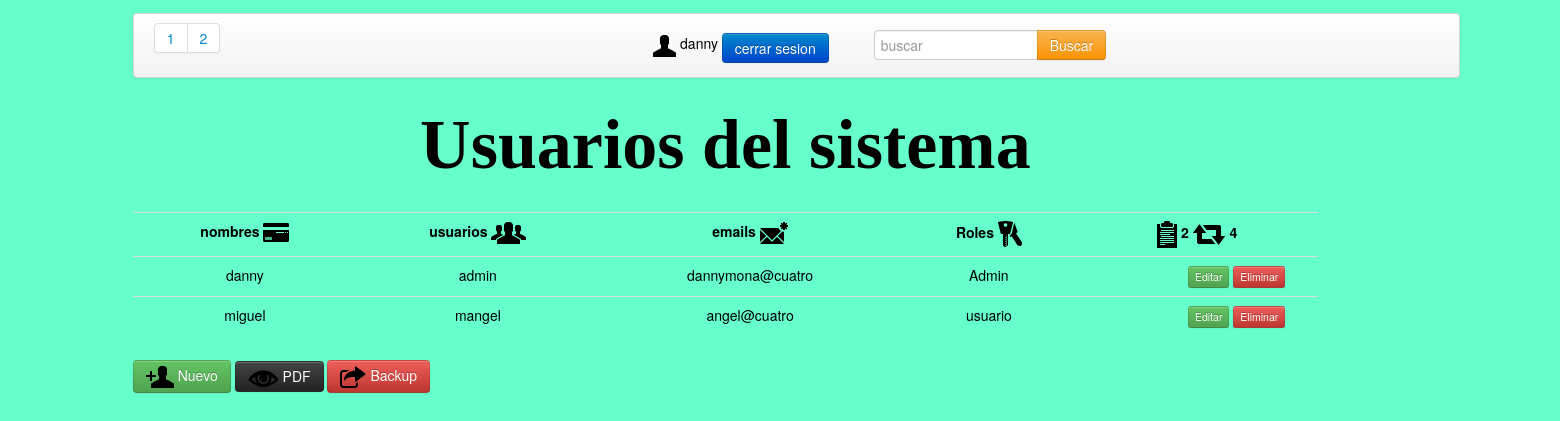
/usuarios.php (signed in), run on the app's committed database.
### tables this page shows
CREATE TABLE IF NOT EXISTS `usuarios` (
  `id` int(11) NOT NULL AUTO_INCREMENT,
  `name` varchar(30) NOT NULL,
  `user` varchar(15) NOT NULL,
  `pass` longtext NOT NULL,
  `email` varchar(40) NOT NULL,
  `role` int(11) NOT NULL,
  PRIMARY KEY (`id`),
  UNIQUE KEY `user` (`user`,`email`)
);

CREATE TABLE IF NOT EXISTS `roles` (
  `id` int(11) NOT NULL AUTO_INCREMENT,
  `rol` varchar(12) NOT NULL,
  `descripcion` longtext NOT NULL,
  PRIMARY KEY (`id`),
  KEY `rol` (`rol`)
);

### usuarios.php (the view, shortened to what this page needs)
<?php
  require_once("lib/conexion.class.php");
  $cnx= Conexion::conet($host,$user,$pass,$db);
    $limite = 2;
    @$pagina = $_GET['pag'];
    if(is_numeric($pagina))
        $inicio = ($pagina - 1)*$limite;
    else
        $inicio = 0;
    @$busca=$_POST['busca'];
    if ( $busca!="")
    {
      $ssql="SELECT SQL_CALC_FOUND_ROWS u.id as id, u.name as name, u.user as user, u.email as email, r.rol as rol ";
      $ssql.="FROM usuarios u, roles r ";
      $ssql.="WHERE u.role = r.id and (u.name like '%".$busca."%' or u.user like '%".$busca."%' or r.rol like '%".$busca."%' ) ";
    }else
    {
      $ssql="SELECT SQL_CALC_FOUND_ROWS u.id as id, u.name as name, u.user as user, u.email as email, r.rol as rol ";
      $ssql.="FROM usuarios u, roles r ";
      $ssql.="WHERE u.role = r.id ";
      $ssql.="LIMIT $inicio,$limite";
    }
      $res=mysql_query($ssql,$cnx);
      $nreg=mysql_num_rows($res);
       $sqlTotal = "SELECT FOUND_ROWS() as total";
      $rsTotal = mysql_query($sqlTotal);
      $rowTotal = mysql_fetch_assoc($rsTotal);
      $total = $rowTotal["total"];
      $totalPag = ceil($total/$limite);
?>
<!DOCTYPE html>
<html>
  <head>
    <link rel="stylesheet" type="text/css" href="css/bootstrap-responsive.css" />
    <link rel="stylesheet" type="text/css" href="css/bootstrap-responsive.min.css" />
    <link rel="stylesheet" type="text/css" href="css/bootstrap.css" />
  </head>
  <body id="bo">
    <div id="di" class="navbar" >
      <div class="container">
        <div class="navbar-inner">
          <section id="di1">
            <form   action="sesion_close.php" method="POST" id="frm_ss_close" name="frm_ss_close">
              <img src="img/png/glyphicons_003_user.png"> <?php echo$_SESSION['ss_name']?>
              <input type="submit" name="ss_close" value="cerrar sesion" class="btn btn-primary">
            </form>
          </section>
          <section id="di2">
            <form  action="usuarios.php?pag=1" name="f_buscar" method="POST" >
              <div class="input-append">
                <input type="search" class="input-medium" name="busca" placeholder="buscar" autofocus>
                <input class="btn btn-warning" type="submit" value="Buscar">
            </div>
            </form>
          </section>
          <section id="di3">
            <div class="pagination">
              <ul>
                <?php
                    for ($i=1; $i <= $totalPag; $i++)
                  { ?>
                    <li><?php echo "<a href='usuarios.php?pag=".$i."&busca=".$busca."'> $i </a>"; ?></li>
                <?php } ?>
              </ul>
            </div>
          </section>
        </div>
      </div>
    </div>
    <table class="table table-hover " >
      <span><h1 id="h1">Usuarios del sistema</h1></span>
        <tr>
          <th>nombres <img src="img/png/glyphicons_267_credit_card.png"></th>
          <th>usuarios <img src="img/png/glyphicons_043_group.png"></th>
          <th>emails <img src="img/png/glyphicons_129_message_new.png"></th>
          <th><a href="roles.php" class="a">Roles</a> <img src="img/png/glyphicons_044_keys.png"></th>
          <th><img src="img/png/glyphicons_029_notes_2.png"> <?php echo $nreg?> <img src="img/png/glyphicons_229_retweet_2.png"> <?php
                if($totalPag==0)
                  echo " ".$total."";
                else
                  echo " ".$total."";
            ?></th>
        </tr>
          <?php
              while ($r=mysql_fetch_array($res))
              { ?>
                <tr>
                  <td><?php echo "{$r['name']}"?></td>
                  <td><?php echo "{$r['user']}"?></td>
                  <td><?php echo "{$r['email']}"?></td>
                  <td><?php echo "{$r['rol']}"?></td>
                  <td>
                    <form action="crud.php" method="post" id="frm_usr_acc" name="frm_usr_acc">
                      <?php
                        if ($_SESSION['ss_role']<=2) { ?>
                        <input type="submit"  name="editar_u" value="Editar" class="btn btn-mini btn-success" >
                      <?php } if ($_SESSION['ss_role']==1) { ?>
                        <input type="submit"  name="eliminar" value="Eliminar" class="btn btn-mini btn-danger" onclick="return confirmar('¿Está seguro que desea eliminar el registro?')">
                      <?php } ?>
                </tr>
             <?php }?>
    </table>
     <?php
      if ($_SESSION['ss_role']==1) { ?>
          <td><a href="new_user.php" id="new_user" name="new" class="btn btn-success" ><img src="img/png/glyphicons_006_user_add.png"> Nuevo</a></td>
      <? }?>
      <td><a href="a_pdf.php" id="a_pdf" name="a_pdf" class="btn btn-inverse" ><img src="img/png/glyphicons_051_eye_open.png"> PDF</a></td>
      <td><a href="backup.php" id="resp" name="resp" class="btn btn-danger" ><img src="img/png/glyphicons_151_new_window.png"> Backup</a></td>
  </body>
</html>

### data on the page
usuarios: name "danny", user "admin", email "dannymona@cuatro", roles.rol "Admin"
usuarios: name "miguel", user "mangel", email "angel@cuatro", roles.rol "usuario"

### other printed values
$_SESSION['ss_name'] "danny"
$nreg "2"
$total "4"
